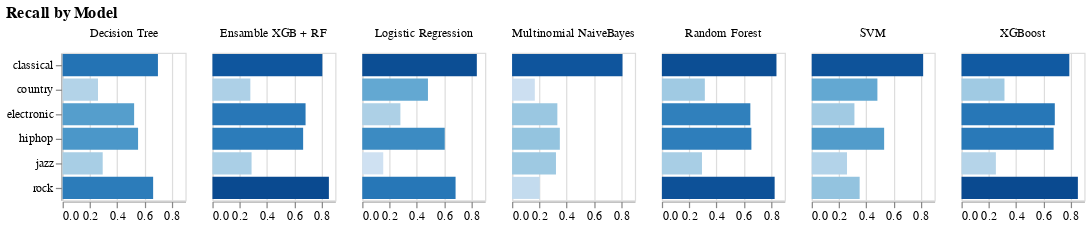

The code cell stored with this chart in its notebook:
### Code cell
alt.Chart(summary_recall).mark_bar().encode(
    x=alt.X('amount:Q', title=None),
    y=alt.Y('type:N', title=None),
    color=alt.Color('amount:Q', legend=None),
    column=alt.Column('index',
                      title=None)).transform_fold(as_=['type', 'amount'],
                                                  fold=genres).properties(
                                                      width=100,
                                                      title='Recall by Model')

### Figure 1 — Vega specification as saved in the notebook (floating-point values rounded to 4 significant figures)
{"$schema": "https://vega.github.io/schema/vega/v5.json", "data": [{"name": "source_0", "values": [{"index": "Random Forest", "classical": 0.8397, "country": 0.3148, "electronic": 0.6483, "hiphop": 0.6559, "jazz": 0.2937, "rock": 0.8264, "accuracy": 0.7346, "macro avg": 0.5965, "weighted avg": 0.7346, "type": "rock", "amount": 0.8264, "amount_start": 0.0, "amount_end": 0.8264}, {"index": "Random Forest", "classical": 0.8397, "country": 0.3148, "electronic": 0.6483, "hiphop": 0.6559, "jazz": 0.2937, "rock": 0.8264, "accuracy": 0.7346, "macro avg": 0.5965, "weighted avg": 0.7346, "type": "electronic", "amount": 0.6483, "amount_start": 0.0, "amount_end": 0.6483}, {"index": "Random Forest", "classical": 0.8397, "country": 0.3148, "electronic": 0.6483, "hiphop": 0.6559, "jazz": 0.2937, "rock": 0.8264, "accuracy": 0.7346, "macro avg": 0.5965, "weighted avg": 0.7346, "type": "hiphop", "amount": 0.6559, "amount_start": 0.0, "amount_end": 0.6559}, {"index": "Random Forest", "classical": 0.8397, "country": 0.3148, "electronic": 0.6483, "hiphop": 0.6559, "jazz": 0.2937, "rock": 0.8264, "accuracy": 0.7346, "macro avg": 0.5965, "weighted avg": 0.7346, "type": "classical", "amount": 0.8397, "amount_start": 0.0, "amount_end": 0.8397}, {"index": "Random Forest", "classical": 0.8397, "country": 0.3148, "electronic": 0.6483, "hiphop": 0.6559, "jazz": 0.2937, "rock": 0.8264, "accuracy": 0.7346, "macro avg": 0.5965, "weighted avg": 0.7346, "type": "jazz", "amount": 0.2937, "amount_start": 0.0, "amount_end": 0.2937}, {"index": "Random Forest", "classical": 0.8397, "country": 0.3148, "electronic": 0.6483, "hiphop": 0.6559, "jazz": 0.2937, "rock": 0.8264, "accuracy": 0.7346, "macro avg": 0.5965, "weighted avg": 0.7346, "type": "country", "amount": 0.3148, "amount_start": 0.0, "amount_end": 0.3148}, {"index": "Decision Tree", "classical": 0.6985, "country": 0.2593, "electronic": 0.524, "hiphop": 0.5529, "jazz": 0.2937, "rock": 0.6634, "accuracy": 0.5964, "macro avg": 0.4986, "weighted avg": 0.5964, "type": "rock", "amount": 0.6634, "amount_start": 0.0, "amount_end": 0.6634}, {"index": "Decision Tree", "classical": 0.6985, "country": 0.2593, "electronic": 0.524, "hiphop": 0.5529, "jazz": 0.2937, "rock": 0.6634, "accuracy": 0.5964, "macro avg": 0.4986, "weighted avg": 0.5964, "type": "electronic", "amount": 0.524, "amount_start": 0.0, "amount_end": 0.524}, {"index": "Decision Tree", "classical": 0.6985, "country": 0.2593, "electronic": 0.524, "hiphop": 0.5529, "jazz": 0.2937, "rock": 0.6634, "accuracy": 0.5964, "macro avg": 0.4986, "weighted avg": 0.5964, "type": "hiphop", "amount": 0.5529, "amount_start": 0.0, "amount_end": 0.5529}, {"index": "Decision Tree", "classical": 0.6985, "country": 0.2593, "electronic": 0.524, "hiphop": 0.5529, "jazz": 0.2937, "rock": 0.6634, "accuracy": 0.5964, "macro avg": 0.4986, "weighted avg": 0.5964, "type": "classical", "amount": 0.6985, "amount_start": 0.0, "amount_end": 0.6985}, {"index": "Decision Tree", "classical": 0.6985, "country": 0.2593, "electronic": 0.524, "hiphop": 0.5529, "jazz": 0.2937, "rock": 0.6634, "accuracy": 0.5964, "macro avg": 0.4986, "weighted avg": 0.5964, "type": "jazz", "amount": 0.2937, "amount_start": 0.0, "amount_end": 0.2937}, {"index": "Decision Tree", "classical": 0.6985, "country": 0.2593, "electronic": 0.524, "hiphop": 0.5529, "jazz": 0.2937, "rock": 0.6634, "accuracy": 0.5964, "macro avg": 0.4986, "weighted avg": 0.5964, "type": "country", "amount": 0.2593, "amount_start": 0.0, "amount_end": 0.2593}, {"index": "XGBoost", "classical": 0.7901, "country": 0.3148, "electronic": 0.6836, "hiphop": 0.675, "jazz": 0.2517, "rock": 0.8527, "accuracy": 0.7576, "macro avg": 0.5947, "weighted avg": 0.7576, "type": "rock", "amount": 0.8527, "amount_start": 0.0, "amount_end": 0.8527}, {"index": "XGBoost", "classical": 0.7901, "country": 0.3148, "electronic": 0.6836, "hiphop": 0.675, "jazz": 0.2517, "rock": 0.8527, "accuracy": 0.7576, "macro avg": 0.5947, "weighted avg": 0.7576, "type": "electronic", "amount": 0.6836, "amount_start": 0.0, "amount_end": 0.6836}, {"index": "XGBoost", "classical": 0.7901, "country": 0.3148, "electronic": 0.6836, "hiphop": 0.675, "jazz": 0.2517, "rock": 0.8527, "accuracy": 0.7576, "macro avg": 0.5947, "weighted avg": 0.7576, "type": "hiphop", "amount": 0.675, "amount_start": 0.0, "amount_end": 0.675}, {"index": "XGBoost", "classical": 0.7901, "country": 0.3148, "electronic": 0.6836, "hiphop": 0.675, "jazz": 0.2517, "rock": 0.8527, "accuracy": 0.7576, "macro avg": 0.5947, "weighted avg": 0.7576, "type": "classical", "amount": 0.7901, "amount_start": 0.0, "amount_end": 0.7901}, {"index": "XGBoost", "classical": 0.7901, "country": 0.3148, "electronic": 0.6836, "hiphop": 0.675, "jazz": 0.2517, "rock": 0.8527, "accuracy": 0.7576, "macro avg": 0.5947, "weighted avg": 0.7576, "type": "jazz", "amount": 0.2517, "amount_start": 0.0, "amount_end": 0.2517}, {"index": "XGBoost", "classical": 0.7901, "country": 0.3148, "electronic": 0.6836, "hiphop": 0.675, "jazz": 0.2517, "rock": 0.8527, "accuracy": 0.7576, "macro avg": 0.5947, "weighted avg": 0.7576, "type": "country", "amount": 0.3148, "amount_start": 0.0, "amount_end": 0.3148}, {"index": "SVM", "classical": 0.8168, "country": 0.4815, "electronic": 0.3131, "hiphop": 0.5309, "jazz": 0.2587, "rock": 0.3514, "accuracy": 0.3801, "macro avg": 0.4587, "weighted avg": 0.3801, "type": "rock", "amount": 0.3514, "amount_start": 0.0, "amount_end": 0.3514}, {"index": "SVM", "classical": 0.8168, "country": 0.4815, "electronic": 0.3131, "hiphop": 0.5309, "jazz": 0.2587, "rock": 0.3514, "accuracy": 0.3801, "macro avg": 0.4587, "weighted avg": 0.3801, "type": "electronic", "amount": 0.3131, "amount_start": 0.0, "amount_end": 0.3131}, {"index": "SVM", "classical": 0.8168, "country": 0.4815, "electronic": 0.3131, "hiphop": 0.5309, "jazz": 0.2587, "rock": 0.3514, "accuracy": 0.3801, "macro avg": 0.4587, "weighted avg": 0.3801, "type": "hiphop", "amount": 0.5309, "amount_start": 0.0, "amount_end": 0.5309}, {"index": "SVM", "classical": 0.8168, "country": 0.4815, "electronic": 0.3131, "hiphop": 0.5309, "jazz": 0.2587, "rock": 0.3514, "accuracy": 0.3801, "macro avg": 0.4587, "weighted avg": 0.3801, "type": "classical", "amount": 0.8168, "amount_start": 0.0, "amount_end": 0.8168}, {"index": "SVM", "classical": 0.8168, "country": 0.4815, "electronic": 0.3131, "hiphop": 0.5309, "jazz": 0.2587, "rock": 0.3514, "accuracy": 0.3801, "macro avg": 0.4587, "weighted avg": 0.3801, "type": "jazz", "amount": 0.2587, "amount_start": 0.0, "amount_end": 0.2587}, {"index": "SVM", "classical": 0.8168, "country": 0.4815, "electronic": 0.3131, "hiphop": 0.5309, "jazz": 0.2587, "rock": 0.3514, "accuracy": 0.3801, "macro avg": 0.4587, "weighted avg": 0.3801, "type": "country", "amount": 0.4815, "amount_start": 0.0, "amount_end": 0.4815}, {"index": "Multinomial NaiveBayes", "classical": 0.8092, "country": 0.1667, "electronic": 0.3319, "hiphop": 0.35, "jazz": 0.3217, "rock": 0.2027, "accuracy": 0.2893, "macro avg": 0.3637, "weighted avg": 0.2893, "type": "rock", "amount": 0.2027, "amount_start": 0.0, "amount_end": 0.2027}, {"index": "Multinomial NaiveBayes", "classical": 0.8092, "country": 0.1667, "electronic": 0.3319, "hiphop": 0.35, "jazz": 0.3217, "rock": 0.2027, "accuracy": 0.2893, "macro avg": 0.3637, "weighted avg": 0.2893, "type": "electronic", "amount": 0.3319, "amount_start": 0.0, "amount_end": 0.3319}, {"index": "Multinomial NaiveBayes", "classical": 0.8092, "country": 0.1667, "electronic": 0.3319, "hiphop": 0.35, "jazz": 0.3217, "rock": 0.2027, "accuracy": 0.2893, "macro avg": 0.3637, "weighted avg": 0.2893, "type": "hiphop", "amount": 0.35, "amount_start": 0.0, "amount_end": 0.35}, {"index": "Multinomial NaiveBayes", "classical": 0.8092, "country": 0.1667, "electronic": 0.3319, "hiphop": 0.35, "jazz": 0.3217, "rock": 0.2027, "accuracy": 0.2893, "macro avg": 0.3637, "weighted avg": 0.2893, "type": "classical", "amount": 0.8092, "amount_start": 0.0, "amount_end": 0.8092}, {"index": "Multinomial NaiveBayes", "classical": 0.8092, "country": 0.1667, "electronic": 0.3319, "hiphop": 0.35, "jazz": 0.3217, "rock": 0.2027, "accuracy": 0.2893, "macro avg": 0.3637, "weighted avg": 0.2893, "type": "jazz", "amount": 0.3217, "amount_start": 0.0, "amount_end": 0.3217}, {"index": "Multinomial NaiveBayes", "classical": 0.8092, "country": 0.1667, "electronic": 0.3319, "hiphop": 0.35, "jazz": 0.3217, "rock": 0.2027, "accuracy": 0.2893, "macro avg": 0.3637, "weighted avg": 0.2893, "type": "country", "amount": 0.1667, "amount_start": 0.0, "amount_end": 0.1667}, {"index": "Logistic Regression", "classical": 0.8397, "country": 0.4815, "electronic": 0.2794, "hiphop": 0.6044, "jazz": 0.1538, "rock": 0.6839, "accuracy": 0.5421, "macro avg": 0.5071, "weighted avg": 0.5421, "type": "rock", "amount": 0.6839, "amount_start": 0.0, "amount_end": 0.6839}, {"index": "Logistic Regression", "classical": 0.8397, "country": 0.4815, "electronic": 0.2794, "hiphop": 0.6044, "jazz": 0.1538, "rock": 0.6839, "accuracy": 0.5421, "macro avg": 0.5071, "weighted avg": 0.5421, "type": "electronic", "amount": 0.2794, "amount_start": 0.0, "amount_end": 0.2794}, {"index": "Logistic Regression", "classical": 0.8397, "country": 0.4815, "electronic": 0.2794, "hiphop": 0.6044, "jazz": 0.1538, "rock": 0.6839, "accuracy": 0.5421, "macro avg": 0.5071, "weighted avg": 0.5421, "type": "hiphop", "amount": 0.6044, "amount_start": 0.0, "amount_end": 0.6044}, {"index": "Logistic Regression", "classical": 0.8397, "country": 0.4815, "electronic": 0.2794, "hiphop": 0.6044, "jazz": 0.1538, "rock": 0.6839, "accuracy": 0.5421, "macro avg": 0.5071, "weighted avg": 0.5421, "type": "classical", "amount": 0.8397, "amount_start": 0.0, "amount_end": 0.8397}, {"index": "Logistic Regression", "classical": 0.8397, "country": 0.4815, "electronic": 0.2794, "hiphop": 0.6044, "jazz": 0.1538, "rock": 0.6839, "accuracy": 0.5421, "macro avg": 0.5071, "weighted avg": 0.5421, "type": "jazz", "amount": 0.1538, "amount_start": 0.0, "amount_end": 0.1538}, {"index": "Logistic Regression", "classical": 0.8397, "country": 0.4815, "electronic": 0.2794, "hiphop": 0.6044, "jazz": 0.1538, "rock": 0.6839, "accuracy": 0.5421, "macro avg": 0.5071, "weighted avg": 0.5421, "type": "country", "amount": 0.4815, "amount_start": 0.0, "amount_end": 0.4815}, {"index": "Ensamble XGB + RF", "classical": 0.8053, "country": 0.2778, "electronic": 0.6825, "hiphop": 0.6647, "jazz": 0.2867, "rock": 0.8534, "accuracy": 0.7576, "macro avg": 0.5951, "weighted avg": 0.7576, "type": "rock", "amount": 0.8534, "amount_start": 0.0, "amount_end": 0.8534}, {"index": "Ensamble XGB + RF", "classical": 0.8053, "country": 0.2778, "electronic": 0.6825, "hiphop": 0.6647, "jazz": 0.2867, "rock": 0.8534, "accuracy": 0.7576, "macro avg": 0.5951, "weighted avg": 0.7576, "type": "electronic", "amount": 0.6825, "amount_start": 0.0, "amount_end": 0.6825}, {"index": "Ensamble XGB + RF", "classical": 0.8053, "country": 0.2778, "electronic": 0.6825, "hiphop": 0.6647, "jazz": 0.2867, "rock": 0.8534, "accuracy": 0.7576, "macro avg": 0.5951, "weighted avg": 0.7576, "type": "hiphop", "amount": 0.6647, "amount_start": 0.0, "amount_end": 0.6647}, {"index": "Ensamble XGB + RF", "classical": 0.8053, "country": 0.2778, "electronic": 0.6825, "hiphop": 0.6647, "jazz": 0.2867, "rock": 0.8534, "accuracy": 0.7576, "macro avg": 0.5951, "weighted avg": 0.7576, "type": "classical", "amount": 0.8053, "amount_start": 0.0, "amount_end": 0.8053}, {"index": "Ensamble XGB + RF", "classical": 0.8053, "country": 0.2778, "electronic": 0.6825, "hiphop": 0.6647, "jazz": 0.2867, "rock": 0.8534, "accuracy": 0.7576, "macro avg": 0.5951, "weighted avg": 0.7576, "type": "jazz", "amount": 0.2867, "amount_start": 0.0, "amount_end": 0.2867}, {"index": "Ensamble XGB + RF", "classical": 0.8053, "country": 0.2778, "electronic": 0.6825, "hiphop": 0.6647, "jazz": 0.2867, "rock": 0.8534, "accuracy": 0.7576, "macro avg": 0.5951, "weighted avg": 0.7576, "type": "country", "amount": 0.2778, "amount_start": 0.0, "amount_end": 0.2778}]}, {"name": "column_domain", "values": [{"index": "Random Forest", "count": 6}, {"index": "Decision Tree", "count": 6}, {"index": "XGBoost", "count": 6}, {"index": "SVM", "count": 6}, {"index": "Multinomial NaiveBayes", "count": 6}, {"index": "Logistic Regression", "count": 6}, {"index": "Ensamble XGB + RF", "count": 6}]}, {"name": "source_0_y_domain_type", "values": [{"type": "rock"}, {"type": "electronic"}, {"type": "hiphop"}, {"type": "classical"}, {"type": "jazz"}, {"type": "country"}]}, {"name": "source_0_color_domain_amount", "values": [{"min": 0.1538, "max": 0.8534}]}], "signals": [{"name": "child_width", "value": 100}, {"name": "y_step", "value": 20}, {"name": "child_height", "update": "bandspace(domain('y').length, 0.1, 0.05) * y_step"}], "marks": [{"type": "group", "name": "row_header", "encode": {"update": {"height": {"signal": "child_height"}}}, "axes": [{"scale": "y", "grid": false, "orient": "left", "zindex": 0}], "role": "row-header"}, {"type": "group", "name": "column_header", "from": {"data": "column_domain"}, "sort": {"field": "datum[\"index\"]", "order": "ascending"}, "encode": {"update": {"width": {"signal": "child_width"}}}, "title": {"text": {"signal": "isValid(parent[\"index\"]) ? parent[\"index\"] : \"\"+parent[\"index\"]"}, "style": "guide-label", "frame": "group", "offset": 10}, "role": "column-header"}, {"type": "group", "name": "column_footer", "from": {"data": "column_domain"}, "sort": {"field": "datum[\"index\"]", "order": "ascending"}, "encode": {"update": {"width": {"signal": "child_width"}}}, "axes": [{"scale": "x", "tickCount": {"signal": "ceil(child_width/40)"}, "orient": "bottom", "labelFlush": true, "labelOverlap": true, "zindex": 0, "grid": false}], "role": "column-footer"}, {"type": "group", "name": "cell", "from": {"facet": {"data": "source_0", "name": "facet", "groupby": ["index"]}}, "sort": {"field": ["datum[\"index\"]"], "order": ["ascending"]}, "encode": {"update": {"width": {"signal": "child_width"}, "height": {"signal": "child_height"}}}, "marks": [{"type": "rect", "name": "child_marks", "from": {"data": "facet"}, "encode": {"update": {"y": {"field": "type", "scale": "y"}, "height": {"signal": "max(0.25, bandwidth('y'))"}, "x2": {"field": "amount_start", "scale": "x"}, "fill": {"field": "amount", "scale": "color"}, "x": {"field": "amount_end", "scale": "x"}}}, "style": ["bar"]}], "axes": [{"scale": "x", "gridScale": "y", "labels": false, "grid": true, "orient": "bottom", "tickCount": {"signal": "ceil(child_width/40)"}, "domain": false, "minExtent": 0, "ticks": false, "zindex": 0, "aria": false, "maxExtent": 0}], "style": "cell"}], "scales": [{"name": "x", "type": "linear", "domain": {"data": "source_0", "fields": ["amount_start", "amount_end"]}, "range": [0, {"signal": "child_width"}], "zero": true, "nice": true}, {"name": "y", "type": "band", "domain": {"data": "source_0_y_domain_type", "field": "type", "sort": true}, "range": {"step": {"signal": "y_step"}}, "paddingInner": 0.1, "paddingOuter": 0.05}, {"name": "color", "type": "linear", "domain": [{"signal": "(data(\"source_0_color_domain_amount\")[0] || {}).min"}, {"signal": "(data(\"source_0_color_domain_amount\")[0] || {}).max"}], "range": "ramp", "interpolate": "hcl", "zero": false}], "title": {"text": "Recall by Model", "anchor": "start"}, "layout": {"padding": 20, "columns": {"signal": "length(data('column_domain'))"}, "bounds": "full", "align": "all"}, "padding": 5, "background": "white"}
